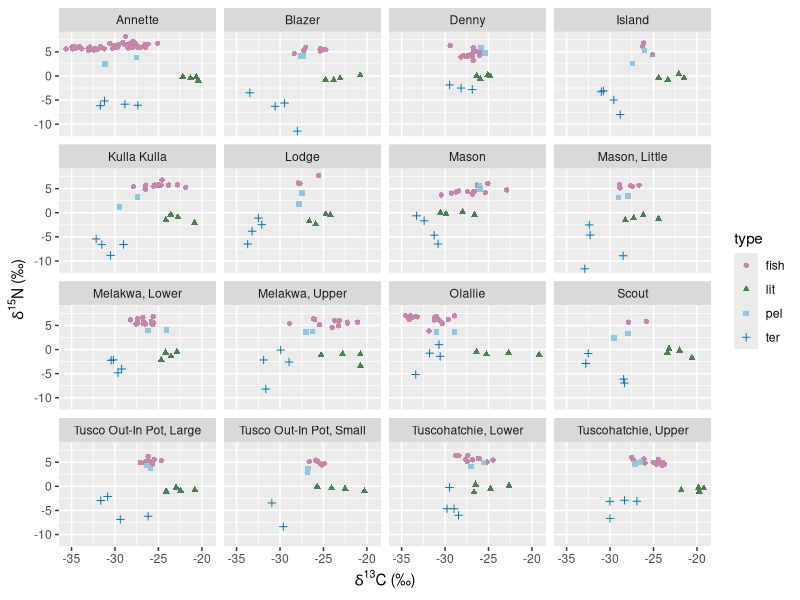
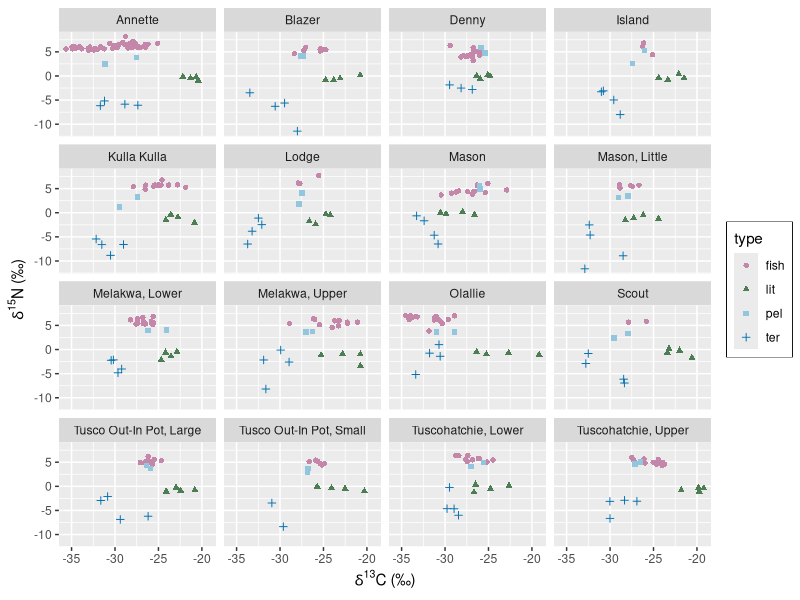

Recreate these plots in R, in order. (Note: this script raises an error after producing the figures.)
#====================================================
#Created by Rebekah Stiling on 3/13/2020, stilir@uw.edu
#Data collected by Rebekah Stiling for MS Thesis at UW SAFS. 
#Figure created as part of Beatiful Graphics taught by Branch Winter 2020
#This is a final script for learning to make isotopebiplots in ggplot, something I currently 
# do in base R. This is the final version.
#=====================================================================
library(tidyverse)

#In order to use ggplot, I need one dataframe
fish <- read_csv("fishCN.csv")
ter <- read_csv("terCN.csv")
lit <- read_csv("litCN.csv")
pel <- read_csv("pelagCN.csv")

#before putting all of these together, I need a category for the sample type
fish$type <-"fish"
ter$type <-"ter"
lit$type <- "lit"
pel$type <- "pel"

#I can bind the pairs of similar groups 
ft.num <-bind_rows(fish,ter) #"Comment" is numeric and is the mass in mg
lp.com <-bind_rows(lit,pel) #"Comment" is charachter and is a fraction or written description.
#I need to change one of them. I change Comment to filtersize
colnames(lp.com)[6]<-"filtersize"

allCN <-bind_rows(ft.num,lp.com)
CN<-allCN %>% filter(Lake != "Rainbow")

ggplot(data = CN, aes(x = d13C_VPDB, y = d15N_air, shape =type)) +
  geom_point(aes(color = type)) +
  scale_color_manual(values = c("#c487a9", "#4d7d53","#92c5de","#0571b0")) +
  facet_wrap(~Lake) +
  labs(x = expression(paste(delta^{13}, "C (\u2030)")),
       y = expression(paste(delta^{15}, "N (\u2030)"))) +
  theme()

ggplot(data = CN, aes(x = d13C_VPDB, y = d15N_air, shape =type)) +
  geom_point(aes(color = type)) +
  scale_color_manual(values = c("#c487a9", "#4d7d53","#92c5de","#0571b0")) +
  facet_wrap(~Lake) +
  labs(x = expression(paste(delta^{13}, "C (\u2030)")),
       y = expression(paste(delta^{15}, "N (\u2030)"))) +
  theme(legend.box.background = element_rect(colour = "black"))

#+
  guides(colour = guide_legend(override.aes = list(pch = c(20, 17,3,8), 
                                                   color = c("#c487a9", "#4d7d53","#92c5de","#0571b0")))) +
  theme(legend.position=c(.70,.20),
        axis.title.y = element_text(angle = 0))

Sabikunnahar